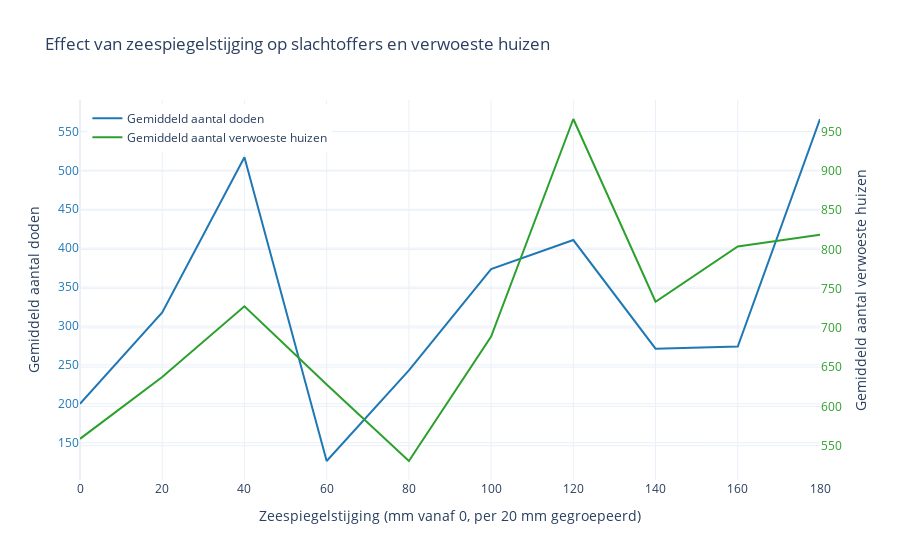

This figure's notebook cell:
### Markdown cell above
## 3e agrument van verwoeste huizen en doden.
uitelg

### Code cell
import pandas as pd
import plotly.graph_objs as go

# --- 1. Mapping naar numerieke doden ---
deaths_mapping = {
    "None reported": 0,
    "Few (~1 to 50 people)": 25,
    "Some (~51 to 100 people)": 75,
    "Many (~101 to 1,000 people)": 550,
    "Very Many (~1001 or more people)": 1500
}
houses_map = {
    'Few (~1 to 50 houses)': 25,
    'Some (~51 to 100 houses)': 75,
    'Many (~101 to 1000 houses)': 550,
    'Very Many (~1001 or more houses)': 1500
}
merged["HOUSES_ESTIMATED"] = merged["HOUSES_TOTAL_DESCRIPTION"].map(houses_map)
merged["DEATHS_ESTIMATED"] = merged["DEATHS_TOTAL_DESCRIPTION"].map(deaths_mapping)

# --- 2. Zeespiegel corrigeren ---
min_sea = merged["Sea_Level_Change_mm"].min()
merged["Sea_Level_Corrected"] = merged["Sea_Level_Change_mm"] - min_sea

# --- 3. Bepaal decennium (optioneel) ---
merged["Decennium"] = (merged["Year"] // 10) * 10

# --- 4. Groeperen per 20mm zeespiegelbin ---
merged["Sea_Level_Bin"] = (merged["Sea_Level_Corrected"] // 20) * 20
grouped = merged.groupby("Sea_Level_Bin").agg({
    "DEATHS_ESTIMATED": "mean",
    "HOUSES_ESTIMATED": "mean",
    "Year": lambda x: int(x.mean())  # gemiddeld jaar als representatie
}).reset_index()

# --- 5. Laatste bin verwijderen ---
max_bin = grouped["Sea_Level_Bin"].max()
grouped = grouped[grouped["Sea_Level_Bin"] < max_bin]

# --- 6. Plot maken ---
fig = go.Figure()
min_sea = merged["Sea_Level_Change_mm"].min()
merged["Sea_Level_Corrected"] = merged["Sea_Level_Change_mm"] - min_sea


merged["Sea_Level_Bin"] = (merged["Sea_Level_Corrected"] // 20) * 20
grouped = merged.groupby("Sea_Level_Bin").agg({
    "DEATHS_ESTIMATED": "mean",
    "HOUSES_ESTIMATED": "mean",
    "Year": lambda x: int(x.mean())  # gemiddeld jaar als representatie
}).reset_index()

# --- 5. Laatste bin verwijderen ---
max_bin = grouped["Sea_Level_Bin"].max()
grouped = grouped[grouped["Sea_Level_Bin"] < max_bin]


# Lijn: Aantal doden (blauwgroen tint)
fig.add_trace(go.Scatter(
    x=grouped["Sea_Level_Bin"],
    y=grouped["DEATHS_ESTIMATED"],
    name="Gemiddeld aantal doden",
    mode="lines",
    line=dict(color="#1f77b4"),  # steel blue / blauw tint
    hovertemplate=(
        "%{y:.0f}<br>"
    ),
    customdata=grouped[["Year"]].values
))

# Lijn: Aantal verwoeste huizen (groentint)
fig.add_trace(go.Scatter(
    x=grouped["Sea_Level_Bin"],
    y=grouped["HOUSES_ESTIMATED"],
    name="Gemiddeld aantal verwoeste huizen",
    mode="lines",
    line=dict(color="#2ca02c"),  # forest green / groen tint
    yaxis="y2",
    hovertemplate=(
        "%{y:.0f}<br>" +
        "Zeespiegelstijging: %{x:.0f} mm<br>" +
        "Gemiddeld jaar: %{customdata[0]:.0f}"
    ),
    customdata=grouped[["Year"]].values
))

# --- 7. Layout ---
fig.update_layout(
    title="Effect van zeespiegelstijging op slachtoffers en verwoeste huizen",
    xaxis=dict(title="Zeespiegelstijging (mm vanaf 0, per 20 mm gegroepeerd)"),
    yaxis=dict(
        title="Gemiddeld aantal doden",
        tickfont=dict(color="#1f77b4")  # zelfde blauw als lijn
    ),
    yaxis2=dict(
        title="Gemiddeld aantal verwoeste huizen",
        tickfont=dict(color="#2ca02c"),  # zelfde groen als lijn
        overlaying="y",
        side="right"
    ),
    legend=dict(x=0.01, y=0.99),
    template="plotly_white",
    hovermode="x unified"
)

fig.show()

### Figure 1 — Plotly figure (JSON) as saved in the notebook; plotly's stock layout.template omitted (floating-point values rounded to 4 significant figures)
{"data": [{"customdata": [[1907], [1927], [1941], [1952], [1965], [1977], [1989], [1997], [2004], [2010]], "hovertemplate": "%{y:.0f}<br>", "line": {"color": "#1f77b4"}, "mode": "lines", "name": "Gemiddeld aantal doden", "type": "scatter", "x": [0.0, 20.0, 40.0, 60.0, 80.0, 100.0, 120.0, 140.0, 160.0, 180.0], "y": [200.0, 317.4, 516.7, 126.6, 242.9, 373.1, 410.4, 270.8, 273.6, 565.9]}, {"customdata": [[1907], [1927], [1941], [1952], [1965], [1977], [1989], [1997], [2004], [2010]], "hovertemplate": "%{y:.0f}<br>Zeespiegelstijging: %{x:.0f} mm<br>Gemiddeld jaar: %{customdata[0]:.0f}", "line": {"color": "#2ca02c"}, "mode": "lines", "name": "Gemiddeld aantal verwoeste huizen", "type": "scatter", "x": [0.0, 20.0, 40.0, 60.0, 80.0, 100.0, 120.0, 140.0, 160.0, 180.0], "y": [558.7, 637.5, 727.5, 627.9, 530.4, 689.1, 966.2, 733.3, 803.8, 818.8], "yaxis": "y2"}], "layout": {"hovermode": "x unified", "legend": {"x": 0.01, "y": 0.99}, "title": {"text": "Effect van zeespiegelstijging op slachtoffers en verwoeste huizen"}, "xaxis": {"title": {"text": "Zeespiegelstijging (mm vanaf 0, per 20 mm gegroepeerd)"}}, "yaxis": {"tickfont": {"color": "#1f77b4"}, "title": {"text": "Gemiddeld aantal doden"}}, "yaxis2": {"overlaying": "y", "side": "right", "tickfont": {"color": "#2ca02c"}, "title": {"text": "Gemiddeld aantal verwoeste huizen"}}}}
